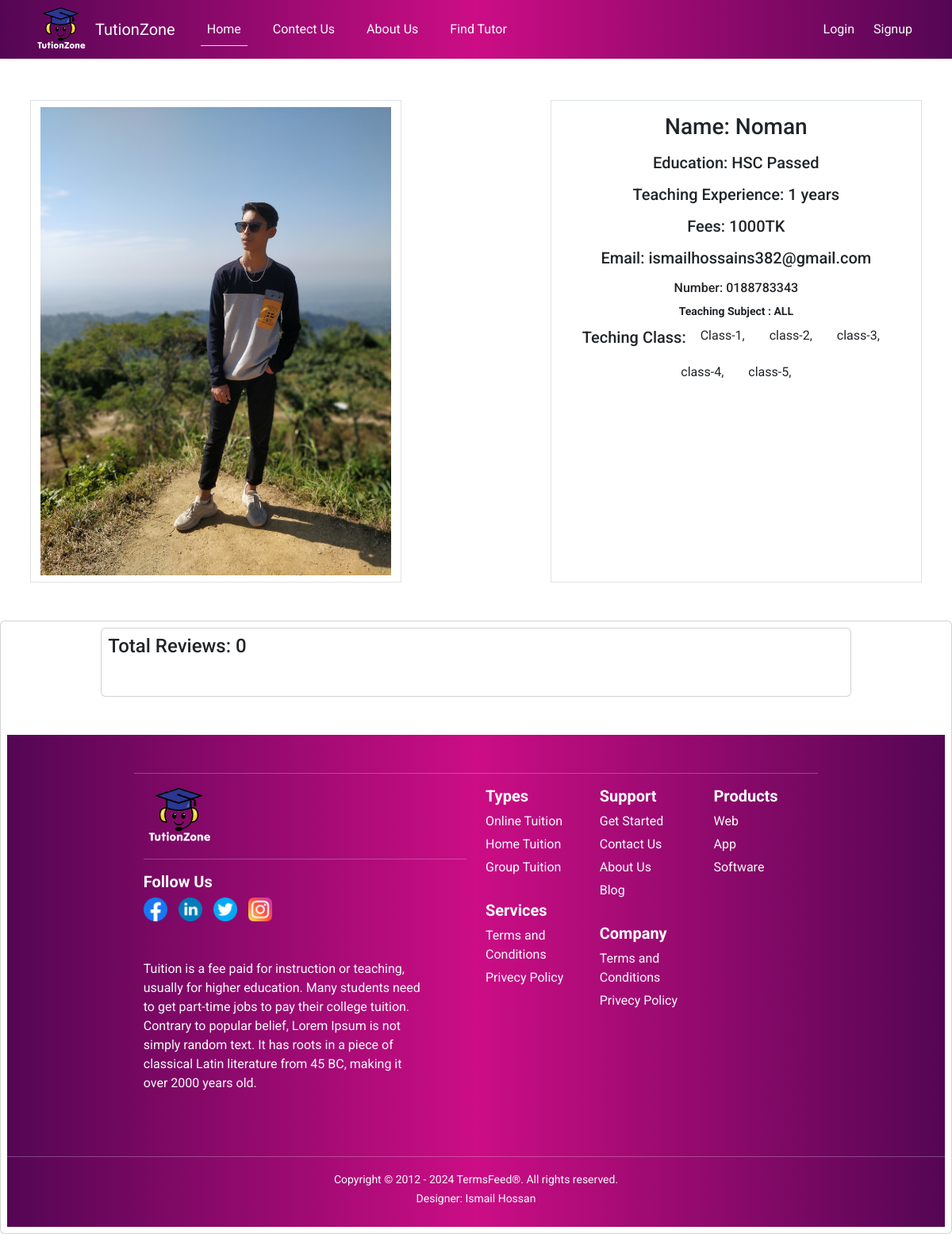
The app's page /tution/details/12/ with its own data.
### tution/models.py (models this page shows, shortened)
class AddTutors(models.Model):
    user = models.ForeignKey(User,on_delete =models.CASCADE,related_name ='tutor')
    name =models.CharField(max_length=50)
    image = models.ImageField(upload_to="tution/image/")
    class_category = models.ManyToManyField(CategoryByClasses)
    education = models.CharField(max_length=100)
    teaching_experience = models.CharField(max_length =20)
    fee =models.CharField(max_length=10)
    subject = models.CharField(max_length=50)
    number =models.CharField(max_length=12)

### categorybyclasses/models.py (models this page shows, shortened)
class CategoryByClasses(models.Model):
    name = models.CharField(max_length =30)
    slug = models.SlugField(max_length =40)

### tution/views.py (the view)
# urls.py: path('details/<int:id>/',views.tutorDetails, name='details'),
def tutorDetails(request,id):
    tutors =AddTutors.objects.get(pk=id)
    review = tutors.reviews.all()
    return render(request,'tutor_detail/details.html',{'tution':tutors ,"review":review})

### tution/templates/tutor_detail/details.html (shortened to what this page needs)
{% extends "base.html" %}
{% block content %}
{% load static %}
{% load crispy_forms_tags %}
 <div class="container text-center mb-5">
    <div class="row g-2 justify-content-between  mt-5">
      <div class="col-5 border">
        <div class="p-2">
            <img style="" src="{{ tution.image.url }}" class="card-img-top" alt="car-image">
        </div>
      </div>
      <div class="col-5 border">
        <div class="p-2">
            <h3 class="card-title p-2">Name: {{ tution.name}}</h3>
            <h3 class="card-title h5 p-2">Education: {{ tution.education}}</h3>
            <h5 class="card-title p-2">Teaching Experience: {{ tution.teaching_experience}}</h5>
            <h5 class="card-title p-2">Fees: {{ tution.fee}}TK</h5>
            <h5 class="card-title p-2">Email: {{ tution.user.email}}</h5>
            <h6 class="card-title p-2">Number: {{ tution.number}}</h6>
            <small> <b> Teaching Subject : {{tution.subject}} </b></small>
            <br>
            <h5>Teching Class:
              {% for category in tution.class_category.all %}
              <a class='btn h6 '>{{category.name}},</a>
              {% endfor %}
            </h5>
        </div>
      </div>
    </div>
  </div>
<div  class="card  p-2">
  <div style="width:80%; margin:auto;" class="card  p-2">
      <h4>Total Reviews: {{ review|length }}</h4>
      <div class="card-body">
      </div>
  </div>
{% endblock content %}

### static/style.css (style rules this page uses)
body { margin: 0; padding: 0; }

### records on screen
AddTutors: image (picture), name "Noman", education "HSC Passed", teaching_experience "1 years", fee "1000", user.email "ismailhossains382@gmail.com", number "0188783343", subject "ALL"
CategoryByClasses: name "Class-1"
CategoryByClasses: name "class-2"
CategoryByClasses: name "class-3"
CategoryByClasses: name "class-4"
CategoryByClasses: name "class-5"

### other values on screen
{{ review|length }} "0"
